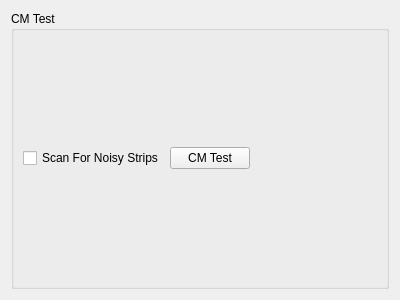
<?xml version="1.0" encoding="UTF-8"?>
<ui version="4.0">
 <class>CmTestTab</class>
 <widget class="QWidget" name="CmTestTab">
  <property name="geometry">
   <rect>
    <x>0</x>
    <y>0</y>
    <width>400</width>
    <height>300</height>
   </rect>
  </property>
  <property name="windowTitle">
   <string>Form</string>
  </property>
  <layout class="QHBoxLayout" name="horizontalLayout">
   <item>
    <widget class="QGroupBox" name="gbSettings">
     <property name="title">
      <string>CM Test</string>
     </property>
     <layout class="QHBoxLayout" name="horizontalLayout_2">
      <item>
       <widget class="QCheckBox" name="chbxScanNoise">
        <property name="text">
         <string>Scan For Noisy Strips</string>
        </property>
       </widget>
      </item>
      <item>
       <widget class="QPushButton" name="btnLaunch">
        <property name="text">
         <string>CM Test</string>
        </property>
       </widget>
      </item>
      <item>
       <spacer name="horizontalSpacer">
        <property name="orientation">
         <enum>Qt::Horizontal</enum>
        </property>
        <property name="sizeHint" stdset="0">
         <size>
          <width>40</width>
          <height>20</height>
         </size>
        </property>
       </spacer>
      </item>
     </layout>
    </widget>
   </item>
  </layout>
 </widget>
 <resources/>
 <connections/>
</ui>
